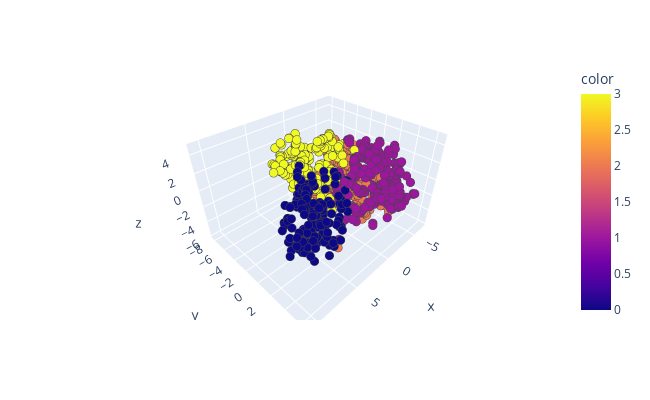

Notebook code for this chart:
### Code cell
kmeans = cluster.KMeans(n_clusters=4, random_state=42)
kmeans.fit_predict(X)
tsne = TSNE(n_components=3, perplexity=50, init='pca', learning_rate='auto', 
            random_state=42)
df_tsne = pd.DataFrame(tsne.fit_transform(X))
df_tsne['c'] = kmeans.labels_
fig = px.scatter_3d(x=df_tsne[0], y=df_tsne[1], z=df_tsne[2],
              color=df_tsne['c'], width=650, height=400)
fig.update_traces(marker={'size':3}, marker_line_width=0.5)
#fig.write_html('clusters_nonans.html')
fig.show()

### Figure 1 — Plotly figure (JSON) as saved in the notebook; plotly's stock layout.template omitted (floating-point values rounded to 4 significant figures; data arrays with more than 128 entries replaced by an {"elided": "..."} marker saying what was removed)
{"data": [{"hovertemplate": "x=%{x}<br>y=%{y}<br>z=%{z}<br>color=%{marker.color}<extra></extra>", "legendgroup": "", "marker": {"color": {"elided": "806 int values"}, "coloraxis": "coloraxis", "line": {"width": 0.5}, "size": 3, "symbol": "circle"}, "mode": "markers", "name": "", "scene": "scene", "showlegend": false, "type": "scatter3d", "x": {"elided": "806 float values"}, "y": {"elided": "806 float values"}, "z": {"elided": "806 float values"}}], "layout": {"coloraxis": {"colorbar": {"title": {"text": "color"}}, "colorscale": [[0, "#0d0887"], [0.1111, "#46039f"], [0.2222, "#7201a8"], [0.3333, "#9c179e"], [0.4444, "#bd3786"], [0.5556, "#d8576b"], [0.6667, "#ed7953"], [0.7778, "#fb9f3a"], [0.8889, "#fdca26"], [1, "#f0f921"]]}, "height": 400, "legend": {"tracegroupgap": 0}, "margin": {"t": 60}, "scene": {"domain": {"x": [0, 1], "y": [0, 1]}, "xaxis": {"title": {"text": "x"}}, "yaxis": {"title": {"text": "y"}}, "zaxis": {"title": {"text": "z"}}}, "width": 650}}
